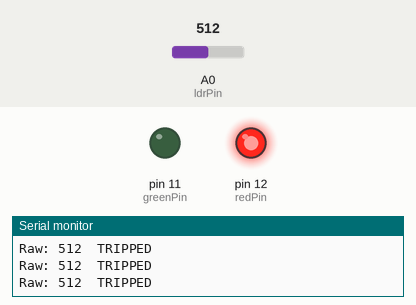
Simulated run of this sketch. Board: Arduino Uno, built with avr-gcc and run on an emulated ATmega328P. Shown: output pins drawn as LEDs (lit = HIGH), the last lines printed to the serial monitor. The inputs (shaded band) are chosen by the test bench; at power-on: A0 (ldrPin) = 512.

Above: at 1.2 s.
1.3 s: A0 (ldrPin) set to 309
4.3 s: A0 (ldrPin) set to 286
At 4.7 s:
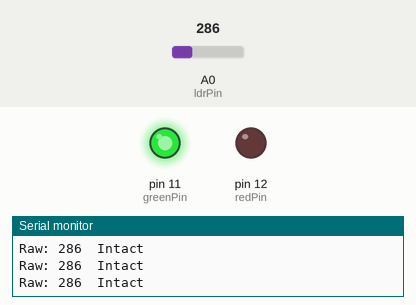
5.8 s: A0 (ldrPin) set to 306
At 6.2 s:
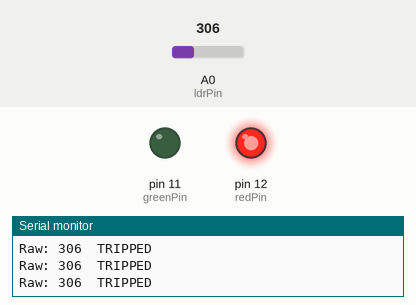
7.3 s: A0 (ldrPin) set to 290
At 8.4 s:
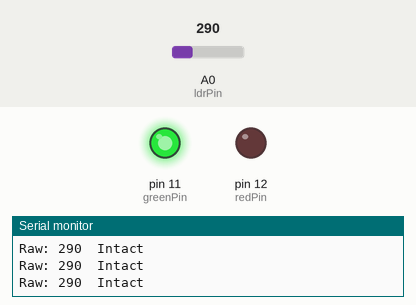
Timing chart, 0 to 9.8 s (numbered marks = the images above; inputs shaded):
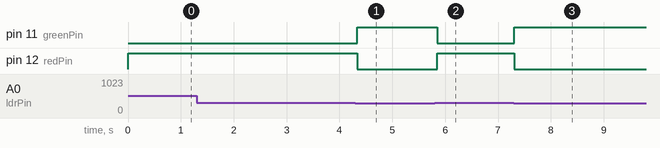

The sketch:

TripAlarm.ino
```cpp
// Laser trip wire
// LDR wiring: 5V -> LDR -> A0 -> 10k resistor -> GND
// LEDs: pin -> 220 ohm resistor -> LED -> GND
const int ldrPin = A0;
const int redPin = 12;
const int greenPin = 11;

// Below this reading the beam is considered broken (0-1023).
// Tune it: note the raw value with the laser on and off, pick a value between.
const int threshold = 300;

void setup()
{
  Serial.begin(9600);
  pinMode(redPin, OUTPUT);
  pinMode(greenPin, OUTPUT);
  Serial.println("Starting trip wire...");
}

void loop()
{
  int raw = analogRead(ldrPin);
  bool broken = raw > threshold;

  digitalWrite(redPin, broken ? HIGH : LOW);
  digitalWrite(greenPin, broken ? LOW : HIGH);

  Serial.print("Raw: ");
  Serial.print(raw);
  Serial.println(broken ? "  TRIPPED" : "  Intact");

  delay(50);
}
```

Measured:
- the behaviour switches between 301 and 300 on A0 (ldrPin) (found by bisection; images 0 and 1)
- after the input at 4.3 s, pin 11 (greenPin): LOW → HIGH at once; pin 12 (redPin): HIGH → LOW at once
- after the input at 5.8 s, pin 11 (greenPin): HIGH → LOW after 0.05 s; pin 12 (redPin): LOW → HIGH after 0.05 s
- after the input at 7.3 s, pin 11 (greenPin): LOW → HIGH at once; pin 12 (redPin): HIGH → LOW at once
